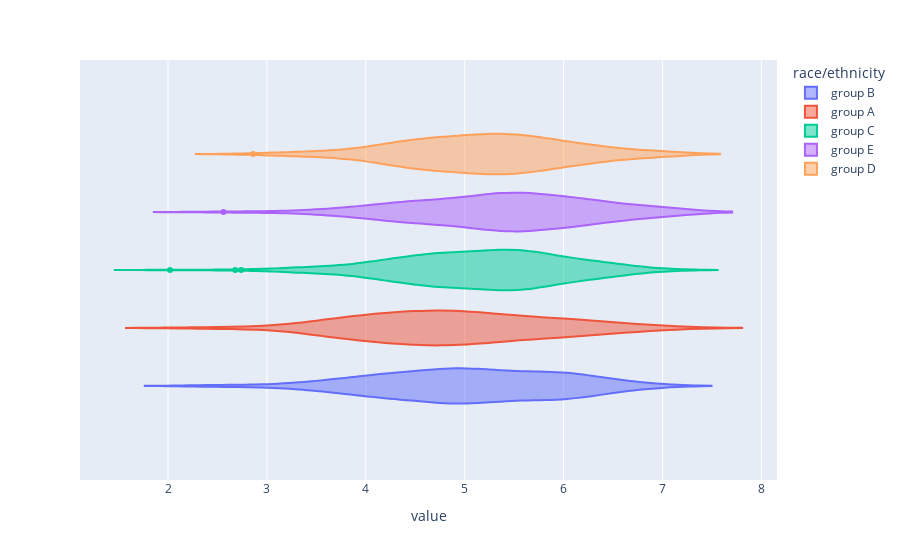

Here is the notebook cell this chart was saved with:
### Code cell
#fig = px.histogram(df[df["variable"]=='reading score'], x="value", histnorm='probability density')
#fig.show()

fig = px.violin(df[df["variable"]=='reading score'], x="value", color="race/ethnicity",#, box=True, points="all"
          hover_data=df.columns)
fig.show()

### Figure 1 — Plotly figure (JSON) as saved in the notebook; plotly's stock layout.template omitted (floating-point values rounded to 4 significant figures; data arrays with more than 128 entries replaced by an {"elided": "..."} marker saying what was removed)
{"data": [{"alignmentgroup": "True", "box": {"visible": false}, "customdata": {"elided": "190x2 str values"}, "hovertemplate": "race/ethnicity=%{customdata[0]}<br>value=%{x}<br>variable=%{customdata[1]}<extra></extra>", "legendgroup": "group B", "marker": {"color": "#636efa"}, "name": "group B", "offsetgroup": "group B", "orientation": "h", "scalegroup": "True", "showlegend": true, "type": "violin", "x": {"elided": "190 float values"}, "x0": " ", "xaxis": "x", "y0": " ", "yaxis": "y"}, {"alignmentgroup": "True", "box": {"visible": false}, "customdata": {"elided": "89x2 str values"}, "hovertemplate": "race/ethnicity=%{customdata[0]}<br>value=%{x}<br>variable=%{customdata[1]}<extra></extra>", "legendgroup": "group A", "marker": {"color": "#EF553B"}, "name": "group A", "offsetgroup": "group A", "orientation": "h", "scalegroup": "True", "showlegend": true, "type": "violin", "x": [5.68, 3.88, 4.66, 5.32, 4.84, 4.3, 4.54, 5.08, 3.58, 5.08, 5.32, 4, 5.2, 5.02, 4.06, 4.06, 4.6, 4.78, 4.84, 6.22, 4.42, 5.2, 4.18, 2.38, 3.82, 5.38, 4.48, 4.72, 5.44, 6.76, 4.66, 4.54, 5.02, 3.58, 4.24, 5.32, 6.28, 6.04, 4.18, 6.52, 6.1, 4.96, 5.32, 3.7, 3.76, 5.38, 3.94, 4.06, 4.78, 7, 2.86, 5.44, 4.42, 3.34, 6.4, 5.02, 4, 5.74, 4.12, 6.58, 5.92, 3.94, 5.98, 3.7, 3.58, 5.92, 3.46, 5.86, 4.6, 5.92, 3.82, 5.02, 6.1, 5.02, 4.48, 6.04, 4.9, 4.6, 4.48, 5.2, 4.9, 4.48, 5.38, 5.68, 4.72, 4.42, 6.76, 4.54, 5.8], "x0": " ", "xaxis": "x", "y0": " ", "yaxis": "y"}, {"alignmentgroup": "True", "box": {"visible": false}, "customdata": {"elided": "319x2 str values"}, "hovertemplate": "race/ethnicity=%{customdata[0]}<br>value=%{x}<br>variable=%{customdata[1]}<extra></extra>", "legendgroup": "group C", "marker": {"color": "#00cc96"}, "name": "group C", "offsetgroup": "group C", "orientation": "h", "scalegroup": "True", "showlegend": true, "type": "violin", "x": {"elided": "319 float values"}, "x0": " ", "xaxis": "x", "y0": " ", "yaxis": "y"}, {"alignmentgroup": "True", "box": {"visible": false}, "customdata": {"elided": "140x2 str values"}, "hovertemplate": "race/ethnicity=%{customdata[0]}<br>value=%{x}<br>variable=%{customdata[1]}<extra></extra>", "legendgroup": "group E", "marker": {"color": "#ab63fa"}, "name": "group E", "offsetgroup": "group E", "orientation": "h", "scalegroup": "True", "showlegend": true, "type": "violin", "x": {"elided": "140 float values"}, "x0": " ", "xaxis": "x", "y0": " ", "yaxis": "y"}, {"alignmentgroup": "True", "box": {"visible": false}, "customdata": {"elided": "262x2 str values"}, "hovertemplate": "race/ethnicity=%{customdata[0]}<br>value=%{x}<br>variable=%{customdata[1]}<extra></extra>", "legendgroup": "group D", "marker": {"color": "#FFA15A"}, "name": "group D", "offsetgroup": "group D", "orientation": "h", "scalegroup": "True", "showlegend": true, "type": "violin", "x": {"elided": "262 float values"}, "x0": " ", "xaxis": "x", "y0": " ", "yaxis": "y"}], "layout": {"legend": {"title": {"text": "race/ethnicity"}, "tracegroupgap": 0}, "margin": {"t": 60}, "violinmode": "group", "xaxis": {"anchor": "y", "domain": [0, 1], "title": {"text": "value"}}, "yaxis": {"anchor": "x", "domain": [0, 1]}}}
